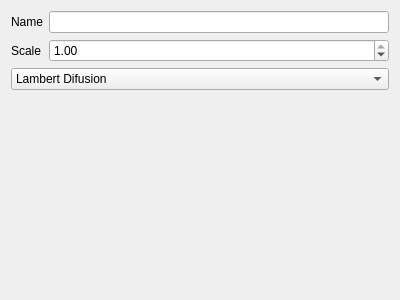
<?xml version="1.0" encoding="UTF-8"?>
<ui version="4.0">
 <class>form_material_layer</class>
 <widget class="QWidget" name="form_material_layer">
  <property name="geometry">
   <rect>
    <x>0</x>
    <y>0</y>
    <width>400</width>
    <height>300</height>
   </rect>
  </property>
  <property name="windowTitle">
   <string>Material Layer</string>
  </property>
  <layout class="QFormLayout" name="formLayout">
   <item row="0" column="0">
    <widget class="QLabel" name="label">
     <property name="text">
      <string>Name</string>
     </property>
    </widget>
   </item>
   <item row="0" column="1">
    <widget class="QLineEdit" name="lineEdit_name"/>
   </item>
   <item row="2" column="0" colspan="2">
    <widget class="QComboBox" name="comboBox_type">
     <item>
      <property name="text">
       <string>Lambert Difusion</string>
      </property>
     </item>
     <item>
      <property name="text">
       <string>Phong Specular</string>
      </property>
     </item>
     <item>
      <property name="text">
       <string>Specular Reflection</string>
      </property>
     </item>
     <item>
      <property name="text">
       <string>Specular Transmission</string>
      </property>
     </item>
     <item>
      <property name="text">
       <string>Dielectric Reflection</string>
      </property>
     </item>
     <item>
      <property name="text">
       <string>Conductor Reflection</string>
      </property>
     </item>
     <item>
      <property name="text">
       <string>Fresnel Transmission</string>
      </property>
     </item>
    </widget>
   </item>
   <item row="1" column="0">
    <widget class="QLabel" name="label_2">
     <property name="text">
      <string>Scale</string>
     </property>
    </widget>
   </item>
   <item row="1" column="1">
    <widget class="QDoubleSpinBox" name="doubleSpinBox_scale">
     <property name="maximum">
      <double>1.000000000000000</double>
     </property>
     <property name="value">
      <double>1.000000000000000</double>
     </property>
    </widget>
   </item>
  </layout>
 </widget>
 <resources/>
 <connections/>
</ui>
